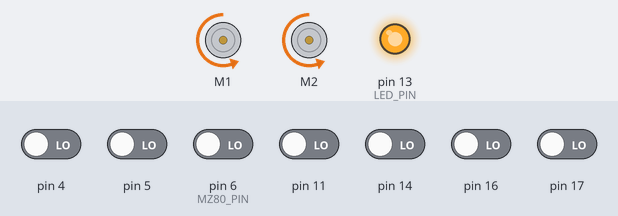
The sketch below on a simulated Arduino Uno, built with avr-gcc and run on an emulated ATmega328P. On the bench: 2 × DC motor (green arrow = forward, orange = backward, longer = faster), output pins drawn as LEDs (lit = HIGH). The test bench sets the inputs (shaded band); at power-on: pin 4, pin 5, pin 6 (MZ80_PIN), pin 11, pin 14, pin 16, pin 17 LOW.

Above: at 6.2 s.
6.3 s: pin 5 driven HIGH
9.3 s: pin 6 (MZ80_PIN) driven HIGH
At 10.5 s:
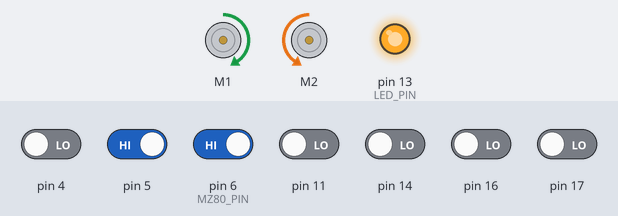
10.8 s: pin 6 (MZ80_PIN) driven LOW
At 11.32 s:
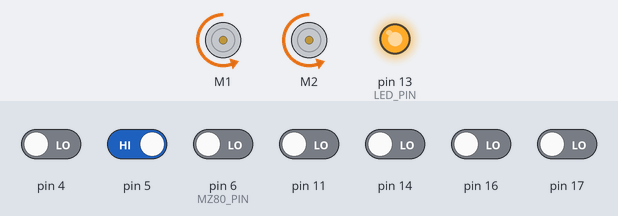
13.8 s: pin 5 driven LOW
At 14.5 s:
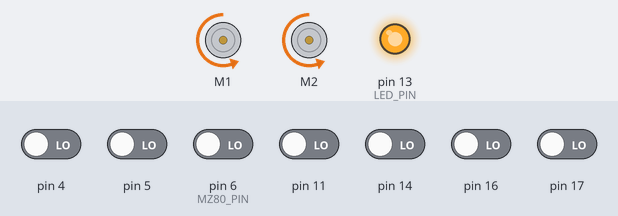
Timing chart, 0 to 16.3 s (numbered marks = the images above; inputs shaded):
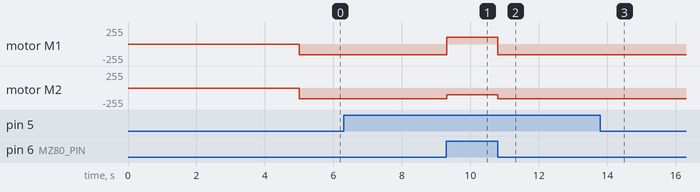

The sketch:

Zumo_Starter_Code.ino
```cpp
#include <QTRSensors.h>
#include <ZumoReflectanceSensorArray.h>
#include <ZumoMotors.h>


#define LED_PIN 13
#define MZ80_PIN 6
#define NUM_SENSORS 6

//Pushbutton button(ZUMO_BUTTON);
ZumoReflectanceSensorArray reflectanceSensors;
ZumoMotors motors;

// Define an array for holding sensor values.
unsigned int sensorValues[NUM_SENSORS];
unsigned int positionVal = 0;
void setup() {
  pinMode(LED_PIN, OUTPUT);
  digitalWrite(LED_PIN, HIGH);

  // --------------------------- Start Of The Calibration -------------------------
  reflectanceSensors.init();
  unsigned long startTime = millis();
  while (millis() - startTime < 5000)  // make the calibration take 10 seconds
  {
    reflectanceSensors.calibrate();
  }
  // ------------------- End Of The Calibration -----------------------
}

unsigned int mostLeftSensor() {
  if (sensorValues[0] < 600)
    return 1;
  else
    return 0;
}

unsigned int leftSensor() {
  if (sensorValues[1] < 600)
    return 1;
  else
    return 0;
}

unsigned int midLeftSensor() {
  if (sensorValues[2] < 600)
    return 1;
  else
    return 0;
}

unsigned int midRightSensor() {
  if (sensorValues[3] < 600)
    return 1;
  else
    return 0;
}

unsigned int rightSensor() {
  if (sensorValues[4] < 600)
    return 1; //its black
  else
    return 0;
}

unsigned int mostRightSensor() {
  if (sensorValues[5] < 600)
    return 1; //there is black
  else
    return 0;
}

void turnRight() {
  motors.setSpeeds(160, -160);
}

void go() {
  motors.setSpeeds(800, 800);
}


void loop() {
  positionVal = reflectanceSensors.readLine(sensorValues);
  if (mostLeftSensor() == 0) {
    motors.setSpeeds(-250, -250);
    delay(50);
  } else {
    go();
  }
  if (leftSensor() == 0) {
    motors.setSpeeds(-250, -250);
    delay(50);
  } else {
    go();
  }if (midLeftSensor() == 0) {
    motors.setSpeeds(-250, -250);
    delay(50);
  } else {
    go();
  }if (midRightSensor() == 0) {
    motors.setSpeeds(-250, -250);
    delay(50);
  } else {
    go();
  }if (rightSensor() == 1) {
    motors.setSpeeds(-250, -250);
    delay(50);
  } else {
    go();
  }
  if (mostRightSensor() == 1) {
    motors.setSpeeds(-250, -250);
    delay(50);
  } else {
    go();
  }

  while (digitalRead(MZ80_PIN)) {
    turnRight();
  }
}
```

Measured:
- after the input at 9.3 s, motor M1: backward 159/255 → forward 102/255 at once; motor M2: backward 159/255 → backward 102/255 at once
- after the input at 10.8 s, motor M1: forward 102/255 → backward 159/255 at once; motor M2: backward 102/255 → backward 159/255 at once
- after the input at 13.8 s, motor M1, motor M2: stays backward 159/255 (without the input it goes to forward 255/255 after 2.5 s)
